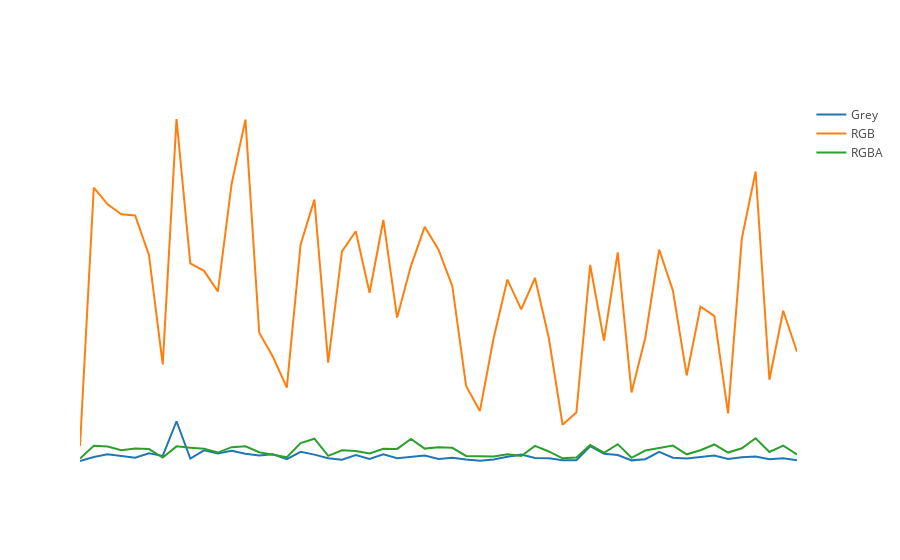

Here is the notebook cell this chart was saved with:
### Code cell
greys = dict(
            type='scatter',
            name='Grey',
            x=img_type_by_date.index,
            y=img_type_by_date['counts']['GREY'])
rgb = dict(
            type='scatter',
            name='RGB',
            x=img_type_by_date.index,
            y=img_type_by_date['counts']['RGB'])
rgba = dict(
            type='scatter',
            name='RGBA',
            x=img_type_by_date.index,
            y=img_type_by_date['counts']['RGBA'])

layout = dict(
            title = 'Image Type By Time',
            xaxis = dict(title='Week', tickangle = -45),
            yaxis = dict(title='Number of Applications')
             )

# clean version, no labels
layout = dict(
            xaxis = dict(visible = False),
            yaxis = dict(visible = False)
             )

fig = dict( data=[greys, rgb, rgba], layout=layout )
plotly.offline.iplot( fig )

### Figure 1 — Plotly figure (JSON) as saved in the notebook; plotly's stock layout.template omitted (floating-point values rounded to 4 significant figures)
{"data": [{"name": "Grey", "type": "scatter", "x": ["2016-01-03", "2016-01-10", "2016-01-17", "2016-01-24", "2016-01-31", "2016-02-07", "2016-02-14", "2016-02-21", "2016-02-28", "2016-03-06", "2016-03-13", "2016-03-20", "2016-03-27", "2016-04-03", "2016-04-10", "2016-04-17", "2016-04-24", "2016-05-01", "2016-05-08", "2016-05-15", "2016-05-22", "2016-05-29", "2016-06-05", "2016-06-12", "2016-06-19", "2016-06-26", "2016-07-03", "2016-07-10", "2016-07-17", "2016-07-24", "2016-07-31", "2016-08-07", "2016-08-14", "2016-08-21", "2016-08-28", "2016-09-04", "2016-09-11", "2016-09-18", "2016-09-25", "2016-10-02", "2016-10-09", "2016-10-16", "2016-10-23", "2016-10-30", "2016-11-06", "2016-11-13", "2016-11-20", "2016-11-27", "2016-12-04", "2016-12-11", "2016-12-18", "2016-12-25", "2017-01-01"], "y": [1, 26, 43, 33, 21, 49, 33, 251, 16, 68, 48, 65, 47, 35, 43, 12, 59, 41, 19, 9, 39, 14, 43, 18, 29, 36, 13, 21, 10, 3, 10, 28, 41, 20, 18, 5, 6, 94, 47, 39, 5, 12, 59, 22, 17, 27, 35, 14, 25, 29, 12, 19, 6]}, {"name": "RGB", "type": "scatter", "x": ["2016-01-03", "2016-01-10", "2016-01-17", "2016-01-24", "2016-01-31", "2016-02-07", "2016-02-14", "2016-02-21", "2016-02-28", "2016-03-06", "2016-03-13", "2016-03-20", "2016-03-27", "2016-04-03", "2016-04-10", "2016-04-17", "2016-04-24", "2016-05-01", "2016-05-08", "2016-05-15", "2016-05-22", "2016-05-29", "2016-06-05", "2016-06-12", "2016-06-19", "2016-06-26", "2016-07-03", "2016-07-10", "2016-07-17", "2016-07-24", "2016-07-31", "2016-08-07", "2016-08-14", "2016-08-21", "2016-08-28", "2016-09-04", "2016-09-11", "2016-09-18", "2016-09-25", "2016-10-02", "2016-10-09", "2016-10-16", "2016-10-23", "2016-10-30", "2016-11-06", "2016-11-13", "2016-11-20", "2016-11-27", "2016-12-04", "2016-12-11", "2016-12-18", "2016-12-25", "2017-01-01"], "y": [96, 1720, 1615, 1553, 1545, 1297, 609, 2152, 1244, 1197, 1067, 1745, 2148, 808, 655, 463, 1363, 1645, 620, 1319, 1446, 1059, 1517, 903, 1227, 1474, 1330, 1102, 473, 315, 775, 1142, 955, 1152, 775, 229, 306, 1234, 759, 1313, 432, 778, 1331, 1073, 539, 972, 914, 301, 1401, 1822, 512, 946, 688]}, {"name": "RGBA", "type": "scatter", "x": ["2016-01-03", "2016-01-10", "2016-01-17", "2016-01-24", "2016-01-31", "2016-02-07", "2016-02-14", "2016-02-21", "2016-02-28", "2016-03-06", "2016-03-13", "2016-03-20", "2016-03-27", "2016-04-03", "2016-04-10", "2016-04-17", "2016-04-24", "2016-05-01", "2016-05-08", "2016-05-15", "2016-05-22", "2016-05-29", "2016-06-05", "2016-06-12", "2016-06-19", "2016-06-26", "2016-07-03", "2016-07-10", "2016-07-17", "2016-07-24", "2016-07-31", "2016-08-07", "2016-08-14", "2016-08-21", "2016-08-28", "2016-09-04", "2016-09-11", "2016-09-18", "2016-09-25", "2016-10-02", "2016-10-09", "2016-10-16", "2016-10-23", "2016-10-30", "2016-11-06", "2016-11-13", "2016-11-20", "2016-11-27", "2016-12-04", "2016-12-11", "2016-12-18", "2016-12-25", "2017-01-01"], "y": [16, 97, 92, 69, 80, 76, 23, 93, 85, 78, 54, 88, 93, 56, 41, 25, 114, 141, 33, 68, 64, 48, 78, 77, 140, 79, 88, 84, 33, 31, 30, 44, 32, 96, 61, 18, 23, 102, 53, 107, 21, 67, 84, 98, 43, 69, 105, 54, 81, 144, 58, 98, 42]}], "layout": {"xaxis": {"visible": false}, "yaxis": {"visible": false}}}
